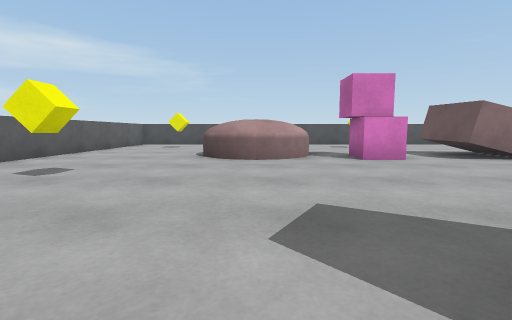
view 1 (above)

18 first-person views from a walk through a scene from a Unity 3-D project. The camera is 0.68 m above the floor, tilts 6° down and sees 85° across. The floor is counted in squares, 1 m on a side. Each view is taken from the middle of a square. On the plan, view 1 faces up. The plan holds only what a view shows up to about 9 squares ahead; the rest is blank. The player character is not drawn.

view 2
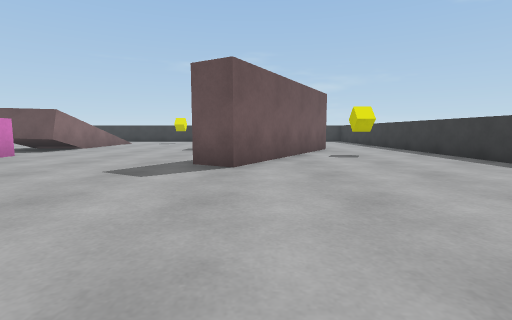

view 3
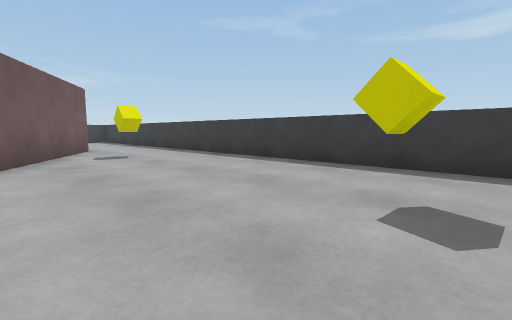

view 4
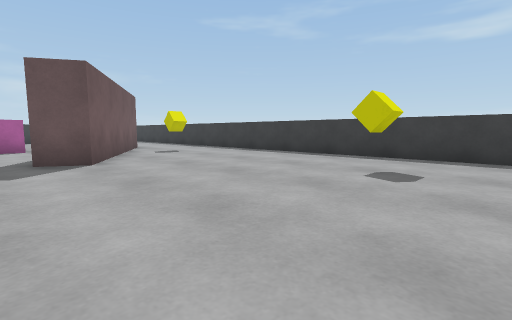

view 5
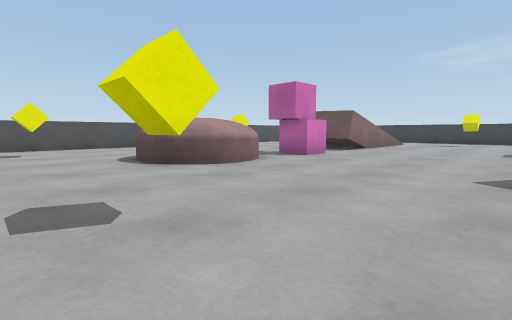

view 6
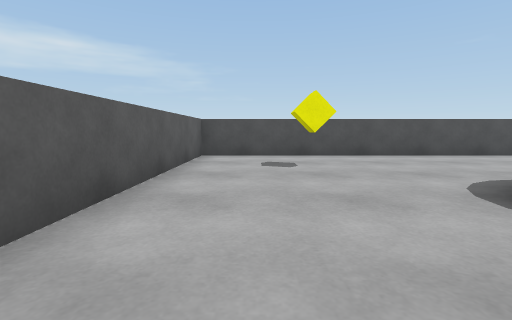

view 7
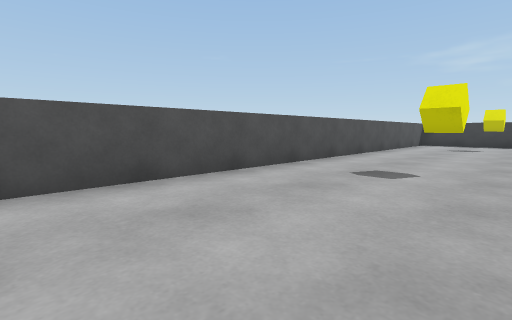

view 8
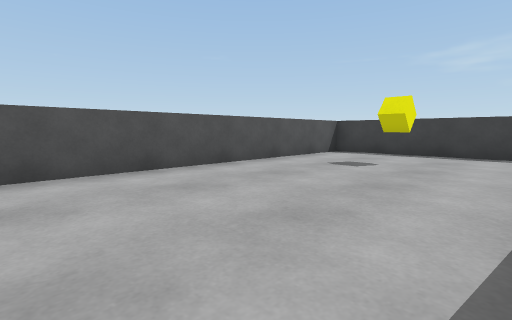

view 9
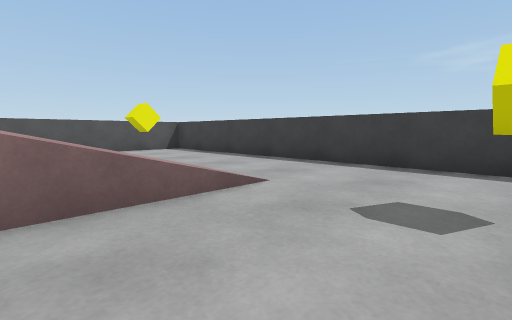

view 10
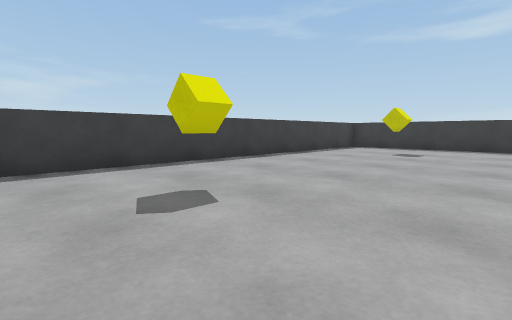

view 11
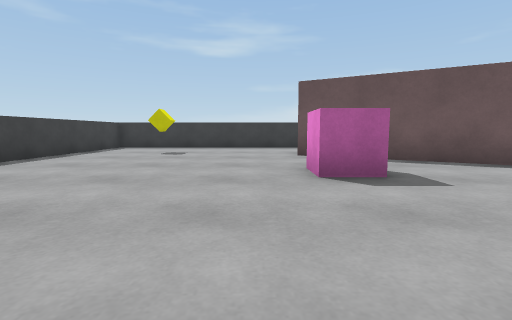

view 12
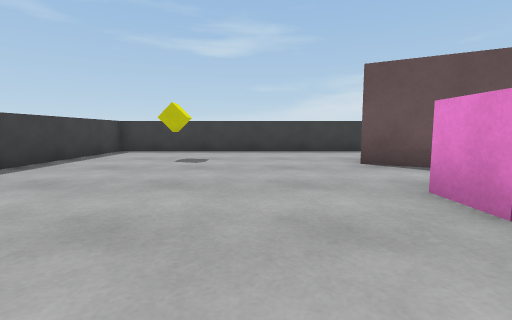

view 13
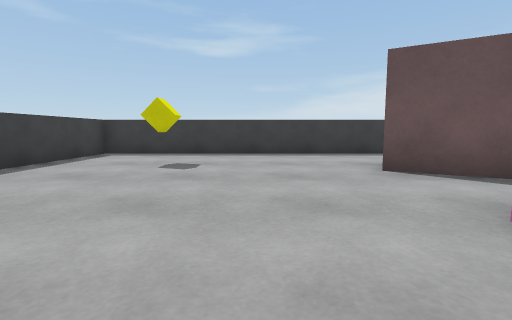

view 14
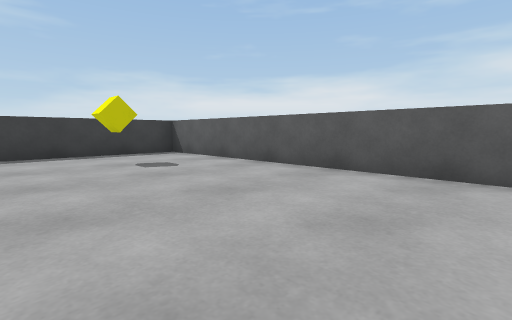

view 15
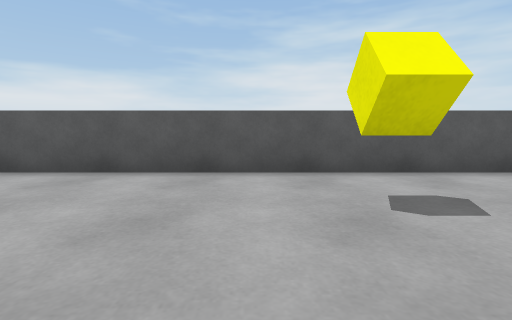

view 16
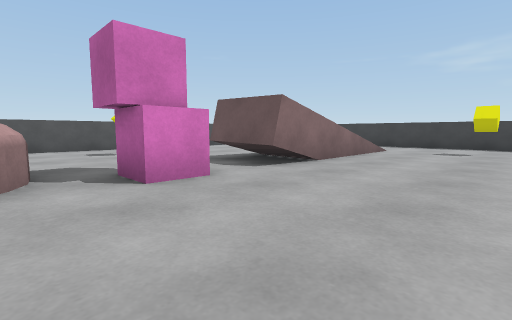

view 17
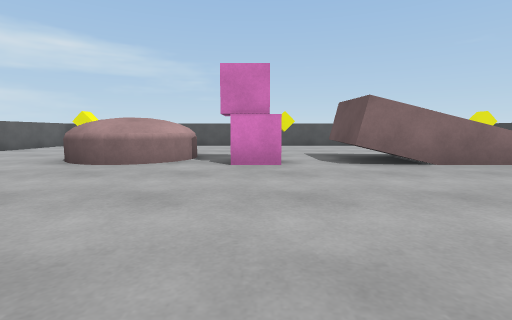

view 18
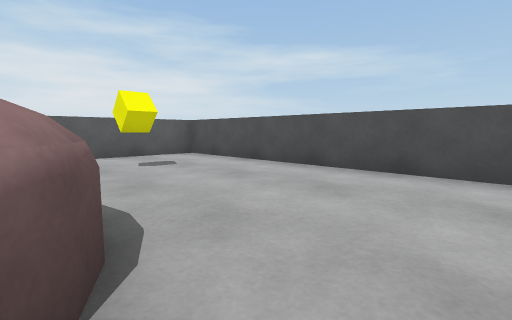

### Floor plan
Points are (right, up) in squares from view 1. A wall is a line through its corners. A room is listed if a view was taken in it or the views show most of it. See-through windows are left out.
Room 1 (views 1, 2, 3, 4, 5, 6, 7, 8, 9, 10, 11, 12, 13, 14, 15, 16, 17, 18)
walls: (5, 6.4) (5, 8.6); (2.9, 0.6) (6.9, -1.8); (0.7, 6.6) (0, 6.5) (-0.4, 6.6) (-1.1, 6.9); (1.4, 7.5) (1.2, 7.1); (1.5, 8.1) (1.4, 7.3) (0.9, 6.8) (0.5, 6.6); (-0.9, 6.8) (-1.4, 7.3); (-1.4, 7.5) (-1.5, 8) (-1.4, 8.5); (0.4, 9.5) (0.9, 9.2) (1.2, 8.9); (6.3, -2.6) (1.1, 0.4) (1.7, 1.3); (13.1, 13.7) (-5.5, 13.7) (-5.5, -5.3) (13.5, -5.3) (13.5, 13.4)
low walls: (-1.2, 7.1) (-1.5, 7.8)
objects: other object (-3, -3); other object (-3, 4); other object (-3, 11); other object (3, 7); other object (4, -3); other object (4, 11); other object (6, 1) to (7, 2); other object (11, -3); other object (11, 4); other object (11, 11)

Where each view was taken, in squares from view 1:
view 1: 0 up, 0 right, facing up
view 2: 0 up, 4 left, facing right
view 3: 0 up, 4 left, facing down-right
view 4: 2 up, 5 left, facing down-right
view 5: 2 up, 4 left, facing up-right
view 6: 6 up, 4 left, facing up
view 7: 10 up, 1 left, facing up-right
view 8: 9 up, 5 right, facing up-right
view 9: 4 up, 8 right, facing up-right
view 10: 6 up, 8 right, facing down-right
view 11: 6 up, 8 right, facing down
view 12: 4 up, 9 right, facing down
view 13: 3 up, 9 right, facing down
view 14: 3 up, 1 left, facing down-left
view 15: 3 up, 1 left, facing left
view 16: 3 up, 1 right, facing up-right
view 17: 1 up, 3 right, facing up
view 18: 9 up, 2 right, facing up-left
